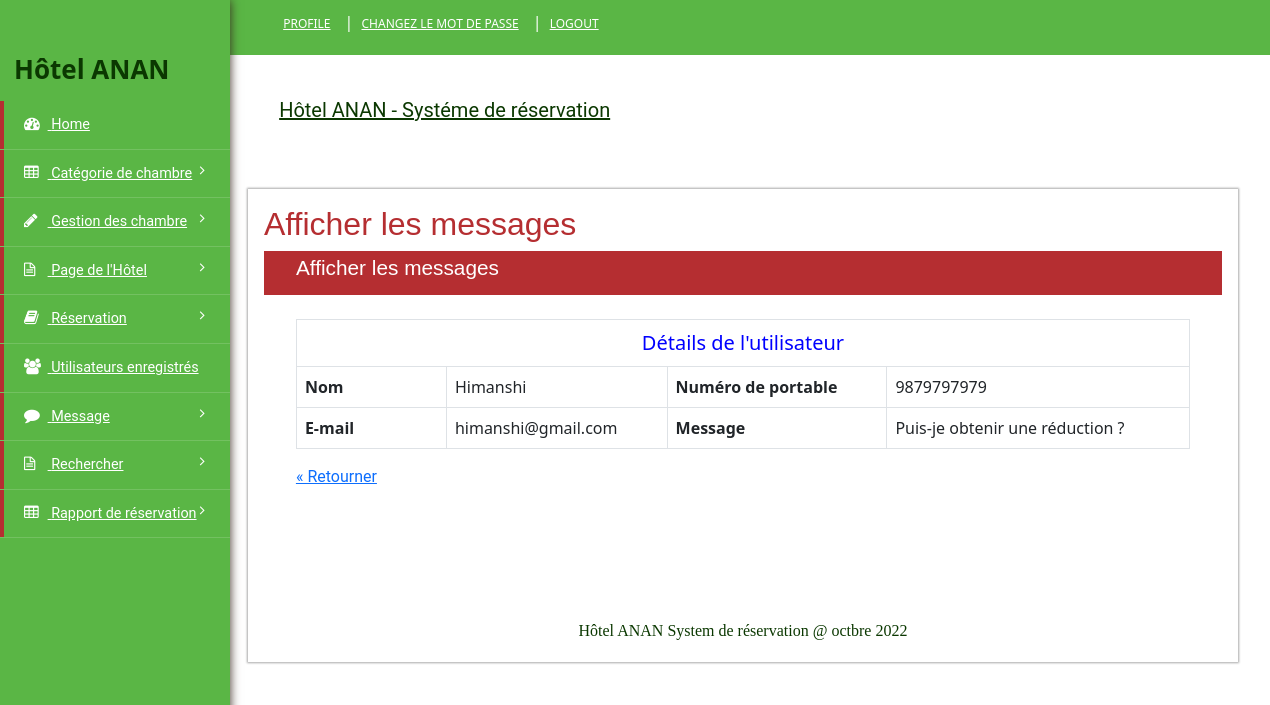
Screenshot of /admin/view-enquiry.php?viewid=1 (signed in) with the database file from the repository.
### tables this page shows
CREATE TABLE `contact` (
  `ID` int(10) NOT NULL,
  `Name` varchar(200) DEFAULT NULL,
  `MobileNumber` bigint(10) DEFAULT NULL,
  `Email` varchar(200) DEFAULT NULL,
  `Message` mediumtext DEFAULT NULL,
  `EnquiryDate` timestamp NULL DEFAULT current_timestamp(),
  `IsRead` int(5) DEFAULT NULL
);

### admin/view-enquiry.php (the view, shortened to what this page needs)
<?php
include('includephp/connectionbd.php');
if (strlen($_SESSION['hotelanan']==0)) {
  	header('location:logout.php');
} else{
	$vid=$_GET['viewid'];
	?>
	<!DOCTYPE HTML>
	<html>
		<head>
            <link href="css/style.css" rel="stylesheet" type="text/css" media="all" />
            <link href="https://cdn.jsdelivr.net/npm/bootstrap@5.0.0-beta1/dist/css/bootstrap.min.css" rel="stylesheet">
			<link href="css/font-awesome.css" rel="stylesheet">
		</head>
        <body>
			<div class="page-container">
				<div class="left-content">
					<div class="inner-content">
						<?php include_once('includephp/header.php');?>
						<div class="content">
							<div class="women_main">
								<div class="grids">
									<div class="progressbar-heading grids-heading">
										<h2>Afficher les messages</h2>
									</div>
									<div class="panel panel-widget forms-panel">
										<div class="forms">
											<div class="form-grids widget-shadow" data-example-id="basic-forms">
												<div class="form-title">
													<h4>Afficher les messages</h4>
												</div>
												<div class="form-body">
													<?php
														$sql="SELECT * from contact where ID=$vid";
														$query = $dbh -> prepare($sql);
														$query->execute();
														$results=$query->fetchAll(PDO::FETCH_OBJ);
														if($query->rowCount() > 0)
														{
															foreach($results as $row)
															{               ?>
																<table border="1" class="table table-bordered">
																	<tr align="center">
																	<td colspan="4" style="font-size:20px;color:blue">Détails de l'utilisateur</td></tr>
																		<tr>
																		<th scope>Nom</th>
																		<td><?php  echo ($row->Name);?></td>
																		<th scope>Numéro de portable</th>
																		<td><?php  echo ($row->MobileNumber);?></td>
																	</tr>
																	<tr>
																		<th scope>E-mail</th>
																		<td><?php  echo ($row->Email);?></td>
																		<th>Message</th>
																		<td><?php  echo ($row->Message);?></td>
																	</tr>
																	<?php $cnt=$cnt+1;
															}
														} ?>
																</table>
														<p>
															<a href="javascript:history.go(-1)" title="Return to the previous page">&laquo; Retourner</a>
														</p>
												</div>
											</div>
										</div>
									</div>
								</div>
								<?php include_once('includephp/footer.php');?>
							</div>
						</div>
					</div>
				</div>
				<?php include_once('includephp/sidebar.php');?>
				<div class="clearfix"></div>
			</div>
		</body>
	</html>
<?php }  ?>

### rows the page displays
contact: Name "Himanshi", MobileNumber "9879797979", Email "himanshi@gmail.com", Message "Puis-je obtenir une réduction ?"
